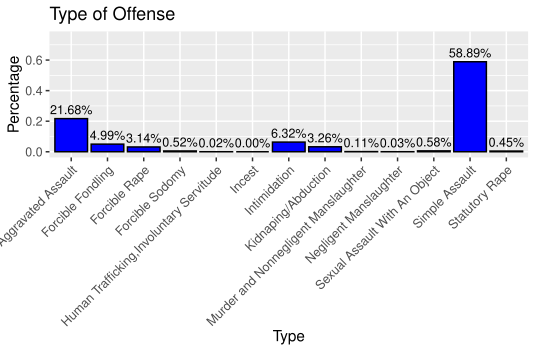

Generate this figure with R:
getwd()
setwd("/Users/skeppler/Desktop/")

Crime<-read.csv("v1crimedata.csv")

install.packages("ggplot2")
library(ggplot2)

##Type of Offense Percentage Chart
ggplot(Crime, aes(x = CIBRS.Offense.Description)) + 
  geom_bar(aes(y = ..prop.., group = 1), fill = 'blue', color = 'black') +
  geom_text(aes(y = ..prop.., label = sprintf("%.2f%%", ..prop.. * 100), group = 1), 
            stat = "count", vjust = -0.5, size = 3) +
  labs(title = 'Type of Offense', x = 'Type', y = 'Percentage') +
  theme(axis.text.x = element_text(angle = 45, hjust = 1)) + 
  ylim(0, 0.75)

## Victim Race
ggplot(Crime, aes(x = Victim.Race)) + 
  geom_bar(aes(y = ..prop.., group = 1), fill = 'orange', color = 'black') +
  geom_text(aes(y = ..prop.., label = sprintf("%.2f%%", ..prop.. * 100), group = 1), 
            stat = "count", vjust = -0.5, size = 3) +
  labs(title = 'Victim Race', x = 'Race', y = 'Percentage') +
  theme(axis.text.x = element_text(angle = 45, hjust = 1)) + 
  ylim(0, 0.50)

##Victim Age
Crime$Age.Group <- cut(Crime$Victim.Age,
                       breaks = seq(0, 100, by = 5),
                       right = FALSE,
                       labels = paste(seq(0, 95, by = 5), seq(5, 100, by = 5) - 1, sep = "-"))

ggplot(Crime, aes(x = Age.Group)) + 
  geom_bar(aes(y = ..prop.., group = 1), fill = 'purple', color = 'black') +
  geom_text(aes(y = ..prop.., label = sprintf("%.2f%%", ..prop.. * 100), group = 1), 
            stat = "count", vjust = -0.5, size = 2) + 
  labs(title = 'Frequency of Victim Age Groups', x = 'Age Group', y = 'Percentage') +
  theme(axis.text.x = element_text(angle = 45, hjust = 1)) + 
  ylim(0, 0.15)

##City
ggplot(Crime, aes(x = City)) + 
  geom_bar(aes(y = ..prop.., group = 1), fill = 'green', color = 'black') +
  geom_text(aes(y = ..prop.., label = sprintf("%.1f%%", ..prop.. * 100), group = 1), 
            stat = "count", vjust = -0.5, size = 3) +
  labs(title = 'Frequency of Cities', x = 'City', y = 'Percentage') +
  theme(axis.text.x = element_text(angle = 45, hjust = 1)) + 
  ylim(0, 0.45)

##Domestic Violence
ggplot(Crime, aes(x = Domestic.Violence.Incident)) + 
  geom_bar(aes(y = ..prop.., group = 1), fill = 'red', color = 'black') +
  geom_text(aes(y = ..prop.., label = sprintf("%.2f%%", ..prop.. * 100), group = 1), 
            stat = "count", vjust = -0.5, size = 4) + 
  labs(title = 'Frequency of Domestic Violence Cases', x = 'Domestic Violence', y = 'Percentage') +
  theme(axis.text.x = element_text(angle = 45, hjust = 1)) + 
  ylim(0, 1)

##Race Breakdown
##Using v2 of the data where subcategories in Race have been combined
Crime2<-read.csv("v2crimedata.csv")

ggplot(Crime2, aes(x = Overall.Race)) + 
  geom_bar(aes(y = ..prop.., group = 1), fill = 'orange', color = 'black') +
  geom_text(aes(y = ..prop.., label = sprintf("%.2f%%", ..prop.. * 100), group = 1), 
            stat = "count", vjust = -0.5, size = 3) + 
  labs(title = 'Frequency of Race', x = 'Race Category', y = 'Percentage') +
  theme(axis.text.x = element_text(angle = 45, hjust = 1)) + 
  ylim(0, 0.6)
